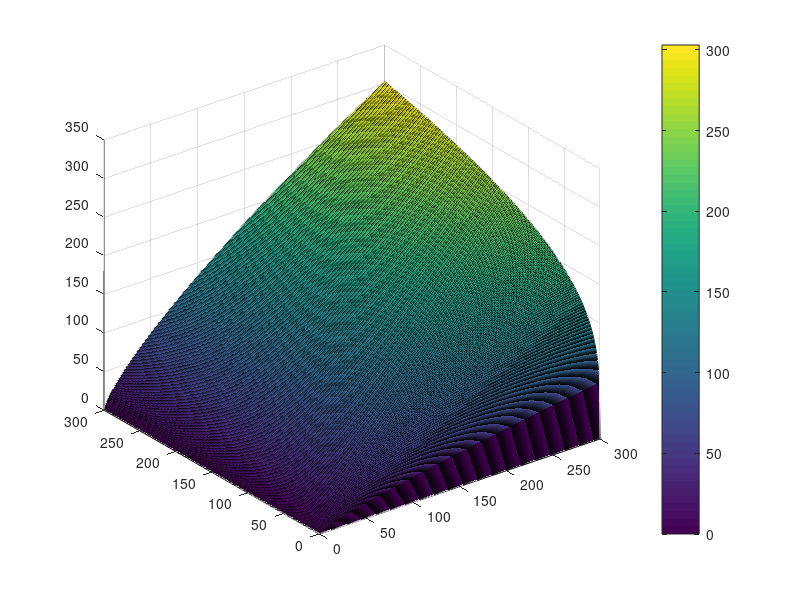

Recreate this plot in MATLAB.
%% Cobb-Douglass Production Model
clc, clearvars, close all
[L, K] = meshgrid(0:300, 0:300);
P = 1.01 .* (L .^ 0.75) .* (K .^ 0.25);
s = surf(L, K, P)
colorbar;